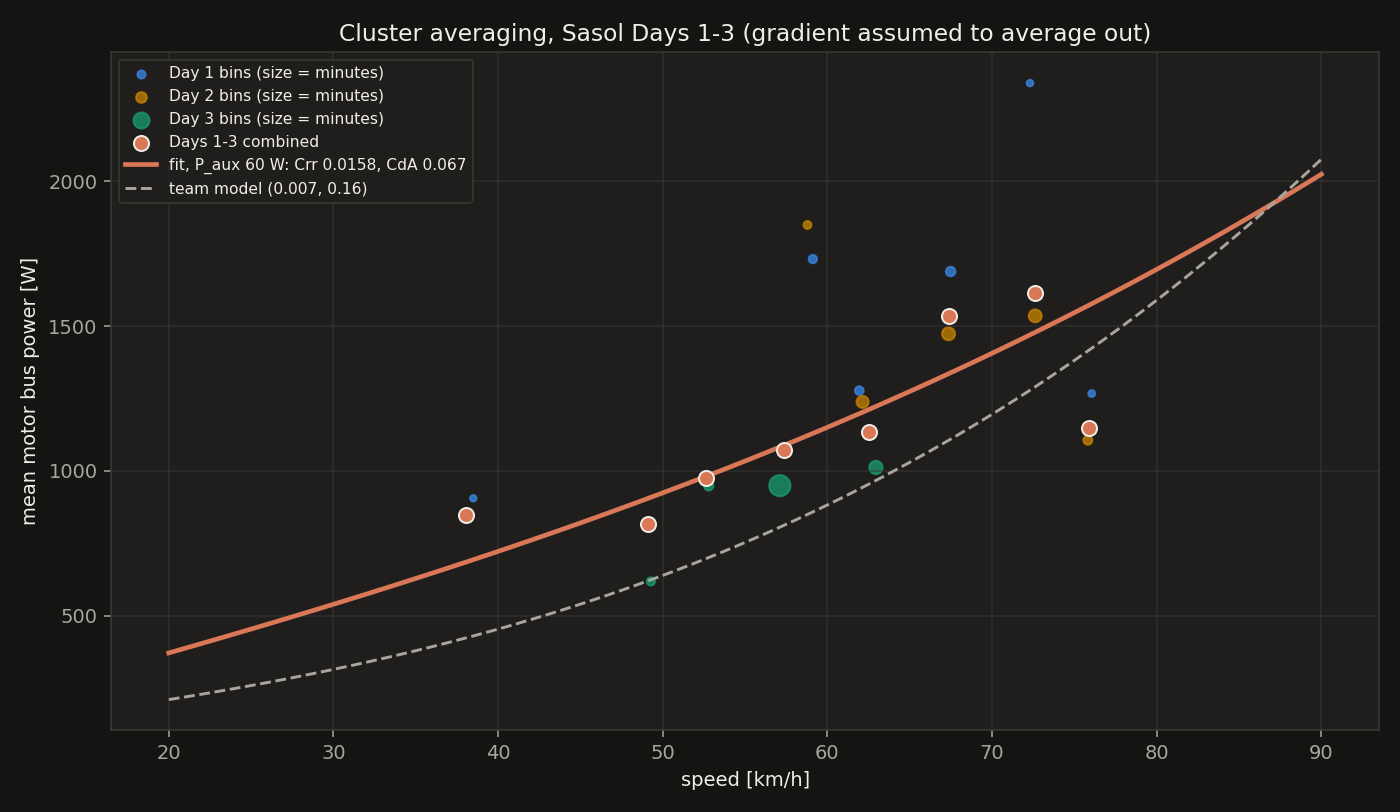

This figure's Python source:
"""Cluster averaging: Crr / CdA from speed-binned mean motor power, Days 1-3, gradient assumed to average to 0.

Samples: moving > 20 km/h, motor drawing power (no regen), no telemetry gap > 10 s around the sample.
Bins: 5 km/h, time-weighted mean power, kept if >= 3 min of driving.
Fit:  P_bin = (Crr*m*g*v + 0.5*rho*CdA*v^3)/eta + P_aux, for P_aux = 20..100 W (slider), weighted by bin time.
"""
import json, os
from datetime import datetime
import numpy as np
from scipy.optimize import lsq_linear
import matplotlib
matplotlib.use('Agg')
import matplotlib.pyplot as plt

HERE = os.path.dirname(os.path.abspath(__file__))
LOGS = os.path.join(HERE, '..', '..', 'cleaned_logs')
DAYS = [1, 2, 3]
M, G, ETA = 336.5, 9.81, 0.95
RHO = 1.07                        # ~1200-1400 m altitude, 22 C
BINS = np.arange(20, 95, 5)
P_AUX = np.arange(20, 101, 10)
STEADY = True                     # False = plain cluster averaging of every driving sample
BG, SURF, INK, INK2, GRID = '#141413', '#1F1E1D', '#F0EEE6', '#A8A69C', '#3A3936'
ORANGE, BLUE = '#D97757', '#3987E5'
DAYCOL = {1: '#3987E5', 2: '#C98500', 3: '#199E70'}
plt.rcParams.update({'figure.facecolor': BG, 'axes.facecolor': SURF, 'axes.edgecolor': GRID, 'axes.labelcolor': INK,
                     'xtick.color': INK2, 'ytick.color': INK2, 'text.color': INK, 'grid.color': GRID, 'axes.grid': True,
                     'grid.alpha': 0.6, 'font.size': 10, 'legend.facecolor': SURF, 'legend.edgecolor': GRID})


def load(day):
    t, v, p = [], [], []
    with open(os.path.join(LOGS, f'day{day}.jsonl'), encoding='utf-8') as f:
        for line in f:
            r = json.loads(line)
            if 'Vehicle_Velocity' in r and 'Bus_Current' in r:
                t.append(datetime.fromisoformat(r['_rx_time']).timestamp()); v.append(abs(r['Vehicle_Velocity']))
                p.append(r['Bus_Voltage'] * r['Bus_Current'])
    o = np.argsort(t)
    return np.array(t)[o], np.array(v)[o], np.array(p)[o]


samples = []
for d in DAYS:
    t, v, p = load(d)
    dt = np.r_[np.diff(t), 0]
    # steady speed: change over +-10 s below 1.5 km/h (drops launches and braking)
    vm = np.interp(t - 10, t, v); vp = np.interp(t + 10, t, v)
    steady = np.abs(vp - vm) * 3.6 < 1.5
    ok = (v * 3.6 > 20) & (p > 0) & (dt > 0) & (dt <= 10) & (steady if STEADY else True)
    samples.append(np.c_[np.full(ok.sum(), d), v[ok] * 3.6, p[ok], dt[ok]])
S = np.vstack(samples)


def bins(S):
    out = []
    for lo in BINS[:-1]:
        s = (S[:, 1] >= lo) & (S[:, 1] < lo + 5)
        w = S[s, 3]
        if w.sum() < 180:
            continue
        vk = S[s, 1] / 3.6
        out.append((np.sum(w * S[s, 1]) / w.sum(), np.sum(w * vk) / w.sum(), np.sum(w * vk ** 3) / w.sum(),
                    np.sum(w * S[s, 2]) / w.sum(), w.sum() / 60))
    return np.array(out)


def fit(B, paux, bounded=True):
    sw = np.sqrt(B[:, 4])
    X = np.c_[M * G * B[:, 1] / ETA, 0.5 * RHO * B[:, 2] / ETA] * sw[:, None]
    y = (B[:, 3] - paux) * sw
    if bounded:
        return lsq_linear(X, y, bounds=([0.003, 0.06], [0.02, 0.25])).x
    return np.linalg.lstsq(X, y, rcond=None)[0]


B = bins(S)
print(f'{len(S)} samples, {S[:, 3].sum() / 3600:.1f} h of driving on days {DAYS}')
print('bins (km/h, mean power W, minutes):')
for b in B:
    print(f'  {b[0]:5.1f}  {b[3]:6.0f} W  {b[4]:5.0f} min')
print('\nP_aux   Crr      CdA     (bounded 0.003-0.02 / 0.06-0.25)   |  unbounded Crr  CdA')
res = {}
for pa in P_AUX:
    c = fit(B, pa); u = fit(B, pa, False)
    res[int(pa)] = dict(Crr=float(c[0]), CdA=float(c[1]), Crr_unbounded=float(u[0]), CdA_unbounded=float(u[1]))
    print(f'{pa:4d} W  {c[0]:.4f}  {c[1]:.3f}                                  |  {u[0]:.4f}  {u[1]:.3f}')
for d in DAYS:
    Bd = bins(S[S[:, 0] == d]); c = fit(Bd, 60); u = fit(Bd, 60, False)
    print(f'Day {d} alone (P_aux 60 W): bounded Crr {c[0]:.4f} CdA {c[1]:.3f} | unbounded Crr {u[0]:.4f} CdA {u[1]:.3f} | bins {Bd[0, 0]:.0f}-{Bd[-1, 0]:.0f} km/h')
json.dump(dict(bins=B.tolist(), fits=res, rho=RHO, mass=M, eta=ETA), open(os.path.join(HERE, 'cluster_fit.json'), 'w'), indent=1)

fig, ax = plt.subplots(figsize=(10, 5.8))
for d in DAYS:
    Bd = bins(S[S[:, 0] == d])
    ax.scatter(Bd[:, 0], Bd[:, 3], s=8 + Bd[:, 4], color=DAYCOL[d], alpha=0.75, label=f'Day {d} bins (size = minutes)')
ax.scatter(B[:, 0], B[:, 3], s=60, color=ORANGE, edgecolors=INK, zorder=3, label='Days 1-3 combined')
vv = np.linspace(20, 90, 80)
curve = lambda c, pa: (c[0] * M * G * vv / 3.6 + 0.5 * RHO * c[1] * (vv / 3.6) ** 3) / ETA + pa
c60 = fit(B, 60)
ax.plot(vv, curve(c60, 60), color=ORANGE, lw=2.4, label=f'fit, P_aux 60 W: Crr {c60[0]:.4f}, CdA {c60[1]:.3f}')
ax.plot(vv, curve([0.007, 0.16], 60), color=INK2, ls='--', label='team model (0.007, 0.16)')
ax.set_xlabel('speed [km/h]'); ax.set_ylabel('mean motor bus power [W]')
ax.set_title('Cluster averaging, Sasol Days 1-3 (gradient assumed to average out)')
ax.legend(fontsize=8)
fig.tight_layout(); fig.savefig(os.path.join(HERE, 'cluster_fit.png'), dpi=140)
